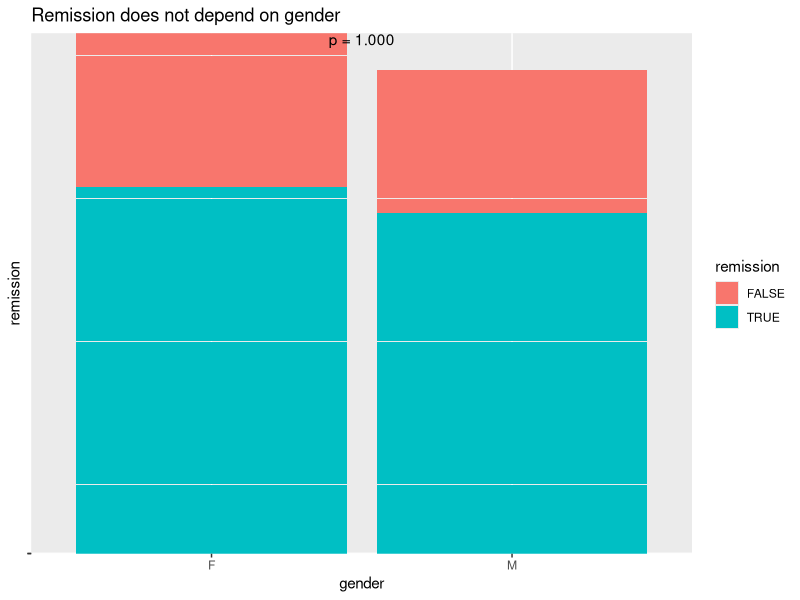
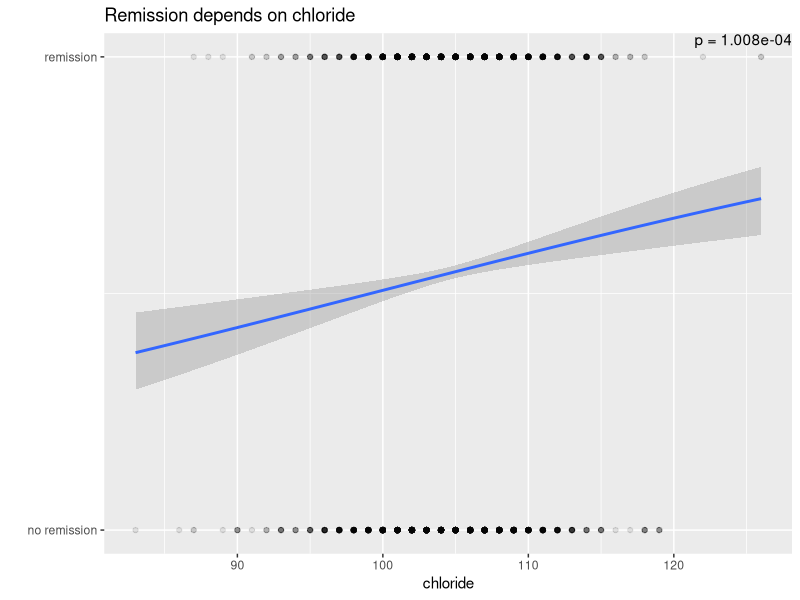
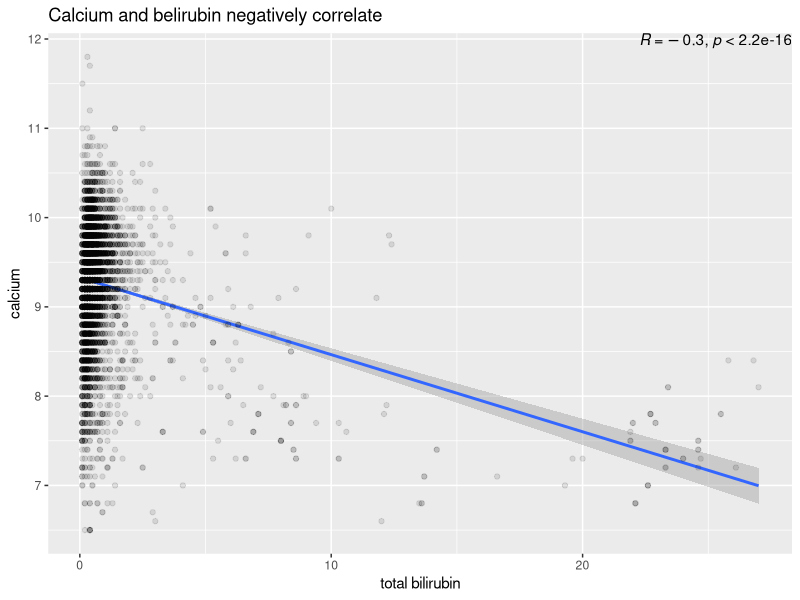
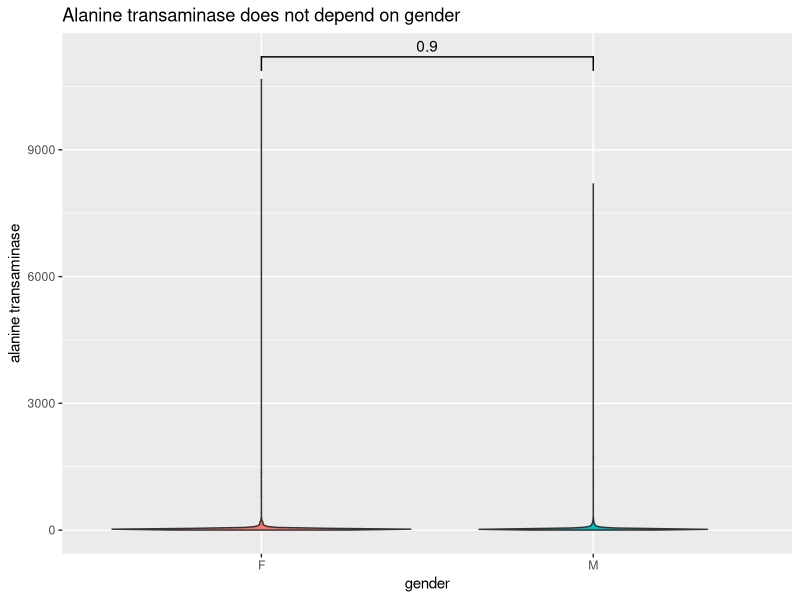
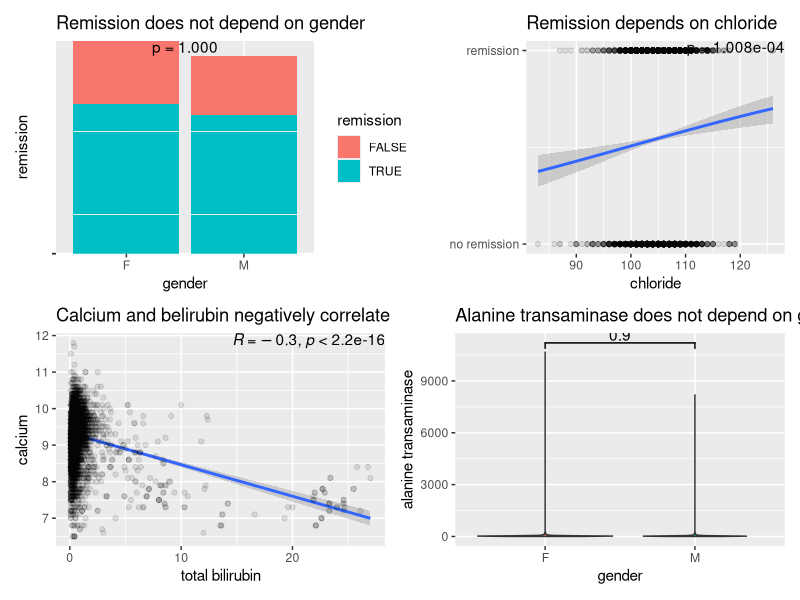
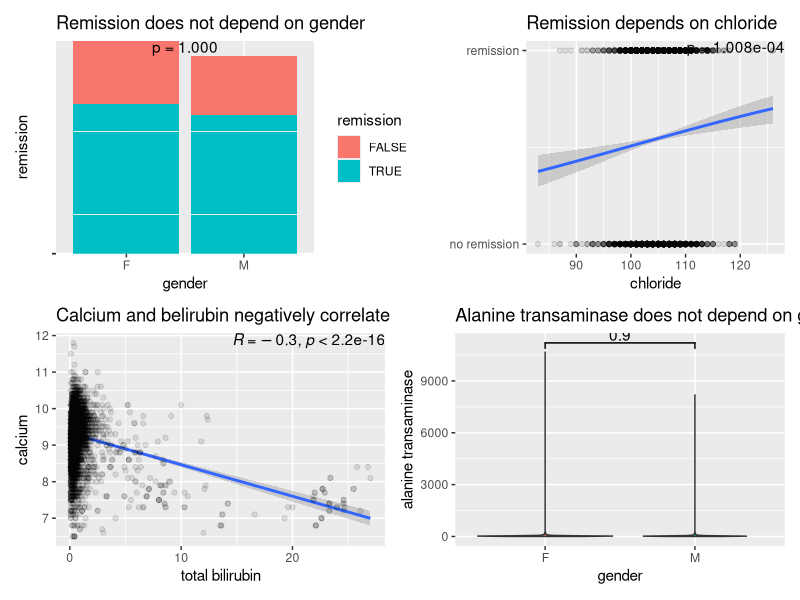

Write the R code that produced these figures, in order.
library(tidyverse)
library(here)
library(reshape2)
library(ggpubr)
library(patchwork)

# Adjusted data
df_adjusted = read_table(here("Data", "joined_adjusted.tsv"))

# Does the remission depend on the gender?
# Chi-squared test p-value
contingency_table = table(df_adjusted$gender, df_adjusted$remission)
chi_test = chisq.test(contingency_table)
p_val = chi_test$p.value

df_adjusted %>%
  ggplot(aes(gender, remission, fill = remission)) +
  geom_col() +
  annotate("text", x = 1.5, y = Inf, 
           label = sprintf("p = %.3f", p_val), vjust = 1, hjust = .5) +
  theme(axis.text.y = element_blank()) +
  labs(title = "Remission does not depend on gender") ->
  plt_rem_gender
plt_rem_gender

# Does the remission depend on chloride?
# p-value from logistic regression model
model = glm(remission ~ chlor, data = df_adjusted, family = binomial)
p_val = summary(model)$coefficients[2,4]

# plot
df_adjusted %>%
  ggplot(aes(chlor, as.integer(remission))) + 
  geom_smooth(method="glm", method.args=list(family="binomial")) +
  geom_point(alpha = .1) +
  annotate("text", x = Inf, y = Inf, 
           label = sprintf("p = %.3e", p_val), vjust = 1, hjust = 1) +
  scale_y_continuous(breaks = c(0, 1), labels = c("no remission", "remission")) +
  labs(x = "chloride", y = "", 
       title = "Remission depends on chloride") ->
  plt_rem_cl
plt_rem_cl

# Is there an association between calcium and total bilirubin?
df_adjusted %>%
  ggplot(aes(tbil, cal)) +
  geom_smooth(method = "lm") +
  geom_point(alpha = .1) +
  stat_cor(label.x = Inf, label.y = Inf, hjust = 1, vjust = 1) +
  labs(x = "total bilirubin", y = "calcium", 
       title = "Calcium and belirubin negatively correlate") ->
  plt_ca_bil
plt_ca_bil

# According to the data, was there a difference of alanine transaminase between gender categories?
df_adjusted %>%
  ggplot(aes(gender, alt, fill = gender)) +
  geom_violin() +
  geom_signif(comparisons = list(c("M", "F")), test = "t.test") +
  labs(y = "alanine transaminase", 
       title = "Alanine transaminase does not depend on gender") +
  theme(legend.position = "none") ->
  plt_ala_gender
plt_ala_gender

# Combined plot
(plt_rem_gender + plt_rem_cl) /
(plt_ca_bil + plt_ala_gender)

# Save plot
ggsave(here("Plots", "Day_8_Combined.png"), width = 12, height = 10)
